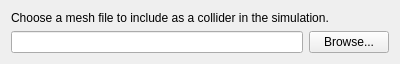
<?xml version="1.0" encoding="UTF-8"?>
<ui version="4.0">
 <class>Wizard_Collider_Browse</class>
 <widget class="QWidget" name="Wizard_Collider_Browse">
  <property name="geometry">
   <rect>
    <x>0</x>
    <y>0</y>
    <width>400</width>
    <height>62</height>
   </rect>
  </property>
  <property name="windowTitle">
   <string>Form</string>
  </property>
  <layout class="QVBoxLayout" name="verticalLayout">
   <item>
    <widget class="QLabel" name="lblMessage">
     <property name="text">
      <string>Choose a mesh file to include as a collider in the simulation.</string>
     </property>
    </widget>
   </item>
   <item>
    <layout class="QHBoxLayout" name="horizontalLayout">
     <item>
      <widget class="QLineEdit" name="editPath"/>
     </item>
     <item>
      <widget class="QPushButton" name="btnBrowse">
       <property name="text">
        <string>Browse...</string>
       </property>
      </widget>
     </item>
    </layout>
   </item>
  </layout>
  <action name="actionBrowse">
   <property name="text">
    <string>Browse</string>
   </property>
  </action>
 </widget>
 <resources/>
 <connections>
  <connection>
   <sender>btnBrowse</sender>
   <signal>clicked()</signal>
   <receiver>actionBrowse</receiver>
   <slot>trigger()</slot>
   <hints>
    <hint type="sourcelabel">
     <x>201</x>
     <y>109</y>
    </hint>
    <hint type="destinationlabel">
     <x>-1</x>
     <y>-1</y>
    </hint>
   </hints>
  </connection>
 </connections>
</ui>
